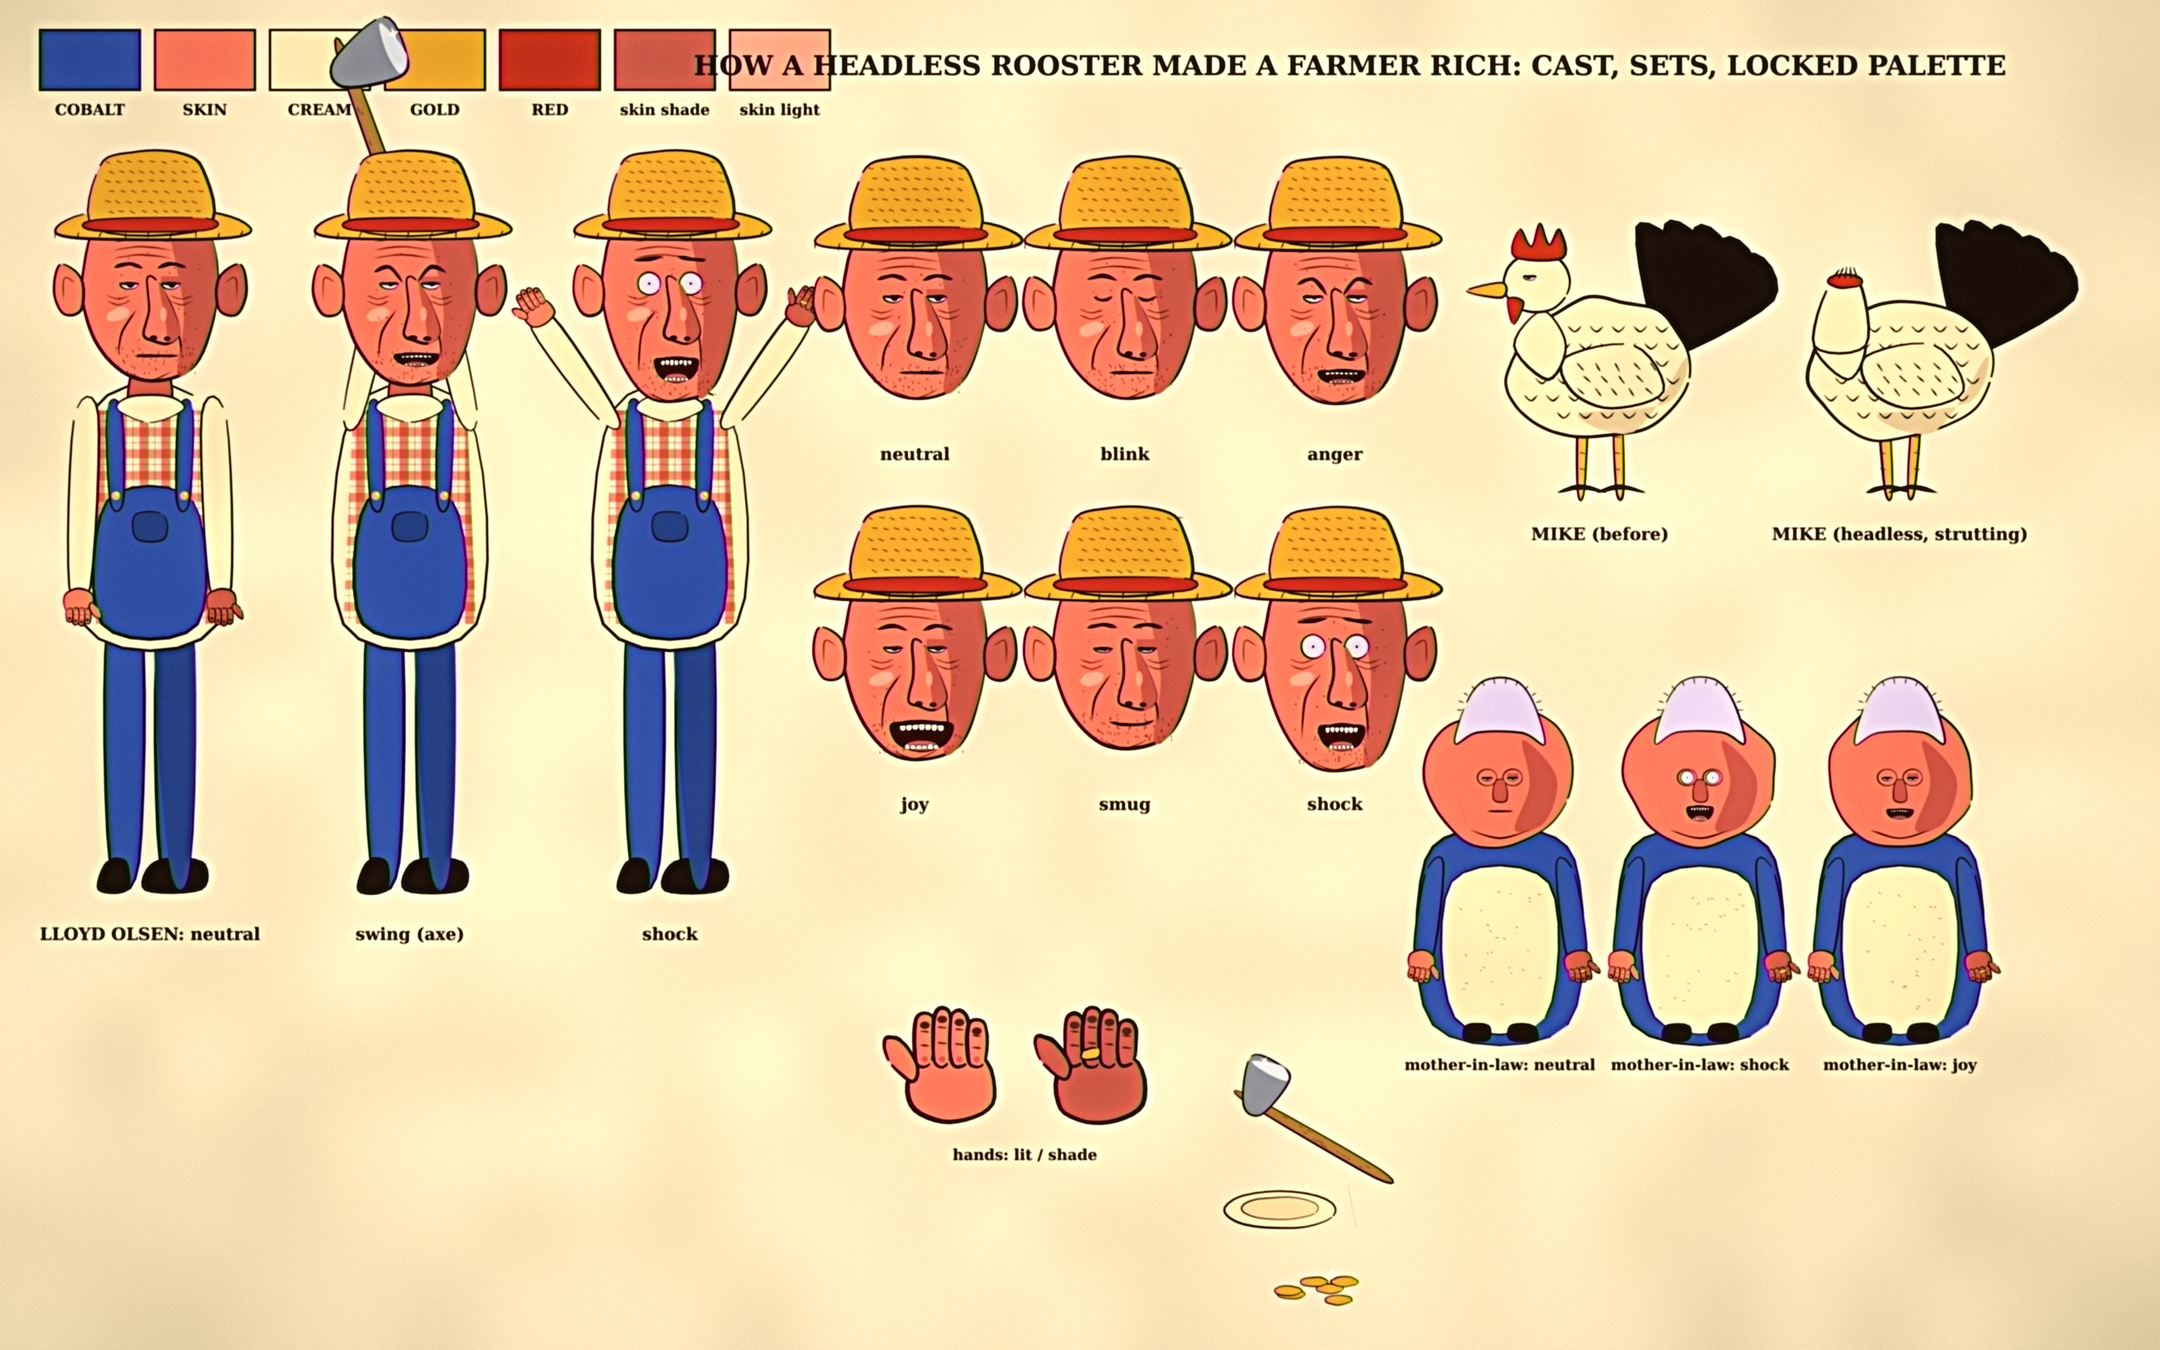

The script that saved this image:
"""Design sheet: locked palette, Lloyd (body poses + six heads), Mike (with head / headless), the mother-in-law (three
heads), hands, and the two sets. Writes design_sheet.png (finished) next to this file."""
import subprocess, sys, pathlib
HERE = pathlib.Path(__file__).resolve().parent
sys.path.insert(0, str(HERE.parent)); sys.path.insert(0, str(HERE))
from PIL import Image, ImageDraw, ImageFont
from kit import svg_doc, hand, INK
from finish import finish
import cast as C

SW, SH = 4320, 2700   # drawn at 2x, shown at 2160 x 1350


def put(svg_body, x, y, s):
    return f'<g transform="translate({x} {y}) scale({s})">{svg_body}</g>'


def label(x, y, text, size=40):
    return f'<text x="{x}" y="{y}" text-anchor="middle" font-family="Georgia, serif" font-weight="700" font-size="{size}" fill="{INK}">{text}</text>'


body = f'<rect width="{SW}" height="{SH}" fill="#efe4cc"/>'
# palette strip
for i, (n, c) in enumerate(C.PALETTE):
    body += f'<rect x="{80 + i * 230}" y="60" width="200" height="120" fill="{c}" stroke="{INK}" stroke-width="4"/>' + label(180 + i * 230, 230, n, 30)
body += label(2700, 150, 'HOW A HEADLESS ROOSTER MADE A FARMER RICH: CAST, SETS, LOCKED PALETTE', 54)
# Lloyd full body: neutral, swing (axe), shock
for i, (arms, expr, cap) in enumerate([('down', 'neutral', 'LLOYD OLSEN: neutral'), ('swing', 'anger', 'swing (axe)'), ('shock', 'shock', 'shock')]):
    x = 300 + i * 520
    g = C.lloyd_body(f'lb{i}', arms, axe=arms == 'swing') + f'<g transform="translate(0 -1250) scale(0.95)">{C.lloyd_head(expr, f"lh{i}")}</g>'
    body += put(g, x, 1780, 0.95) + label(x, 1880, cap, 34)
# six heads
for i, e in enumerate(['neutral', 'blink', 'anger', 'joy', 'smug', 'shock']):
    x = 1830 + (i % 3) * 420
    y = 620 + (i // 3) * 700
    body += put(C.lloyd_head(e, f'hh{i}'), x, y, 0.95) + label(x, y + 300, e, 34)
# Mike with head and headless
body += put(C.mike(False, 'mk1'), 3200, 760, 1.15) + label(3200, 1080, 'MIKE (before)', 34)
body += put(C.mike(True, 'mk2', 0.8), 3800, 760, 1.15) + label(3800, 1080, 'MIKE (headless, strutting)', 34)
# mother-in-law heads
for i, e in enumerate(['neutral', 'shock', 'joy']):
    x = 3000 + i * 400
    body += put(C.mil(e, f'mi{i}'), x, 2080, 0.75) + label(x, 2140, f'mother-in-law: {e}', 30)
# hands: one lit, one in shade (with ring)
body += put(hand(0, 0, 90, C.SKIN, C.SKIN_D, 'hL', True, 0, 0.2), 1900, 2150, 1.4) + put(hand(0, 0, 90, C.SKIN, C.SKIN_D, 'hR', False, 0, 0.2, ring=C.GOLD), 2200, 2150, 1.4) + label(2050, 2320, 'hands: lit / shade', 30)
# props
body += put(C.axe_prop(0, 0, 1, -60, 'axeS'), 2500, 2200, 0.7) + put(C.plate(0, 0, 1, 'plateS'), 2560, 2420, 0.8) + put(C.coins(0, 0, 6, 'coinS'), 2650, 2600, 0.8)
svg = svg_doc(SW, SH, body)
(HERE / 'sheet.svg').write_text(svg)
subprocess.run(['rsvg-convert', '-w', str(SW), '-h', str(SH), str(HERE / 'sheet.svg'), '-o', str(HERE / 'sheet_raw.png')], check=True)
im = finish(Image.open(HERE / 'sheet_raw.png'), 0, 2.0).resize((SW // 2, SH // 2), Image.LANCZOS)
im.save(HERE / 'design_sheet.png')

# sets, each at 1080 x 1920 (rendered at 2x), side by side
sets = []
for fn in (C.farm_day, C.sideshow_night):
    L = fn()
    svgs = svg_doc(2160, 3840, L['sky'] + L['back'] + L['mid'] + L['fore'])
    p = HERE / f'set_{fn.__name__}.svg'
    p.write_text(svgs)
    subprocess.run(['rsvg-convert', '-w', '2160', '-h', '3840', str(p), '-o', str(p.with_suffix('.png'))], check=True)
    sets.append(finish(Image.open(p.with_suffix('.png')), 0, 2.0).resize((540, 960), Image.LANCZOS))
sheet2 = Image.new('RGB', (1100, 980), '#efe4cc')
for i, s in enumerate(sets):
    sheet2.paste(s, (10 + i * 550, 10))
sheet2.save(HERE / 'design_sets.png')
print('ok')
